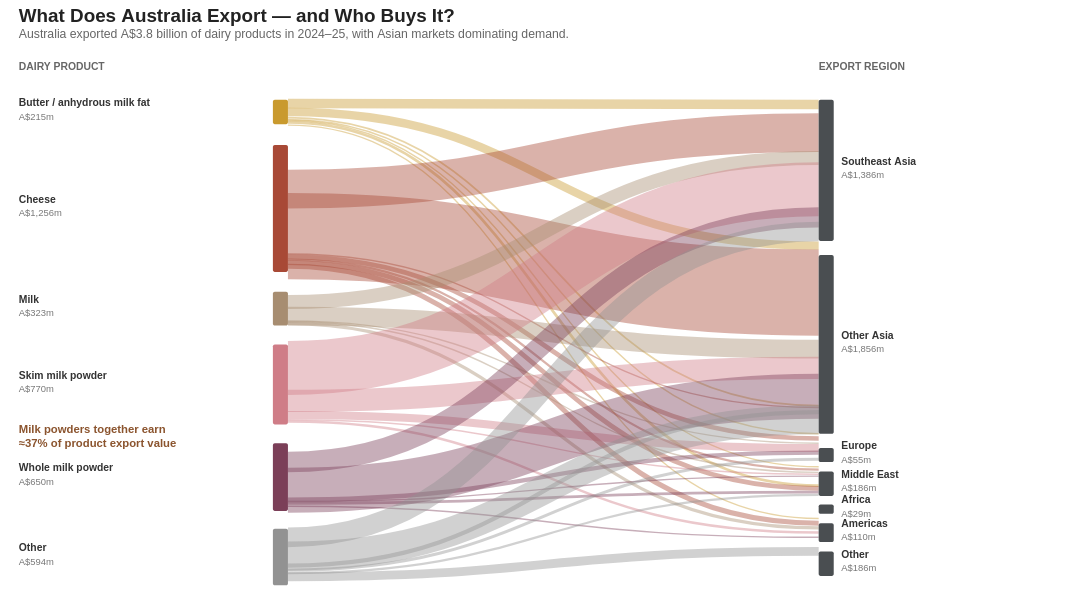

This figure's Vega-Lite source:
### Vega specification from a JSON file in a GitHub repository (floating-point values rounded to 4 significant figures)
{"$schema": "https://vega.github.io/schema/vega/v5.json", "width": 1120, "height": 536, "padding": {"top": 7, "left": 20, "right": 20, "bottom": 0}, "autosize": "pad", "title": {"text": "What Does Australia Export — and Who Buys It?", "subtitle": ["Australia exported A$3.8 billion of dairy products in 2024–25, with Asian markets dominating demand."], "anchor": "start", "frame": "group", "fontSize": 20, "fontWeight": "bold", "color": "#222222", "subtitleFontSize": 13, "subtitleColor": "#666666", "offset": 15}, "signals": [{"name": "nodeWidth", "value": 16}, {"name": "leftX", "value": 270}, {"name": "rightX", "value": 850}, {"name": "hoverConnection", "value": null, "on": [{"events": "mouseover[event.item && event.item.datum && event.item.mark.name && indexof(event.item.mark.name, 'linked_') === 0]", "update": "event.item.mark.name === 'linked_flows' ? {product: datum.product, region: datum.region} : indexof(event.item.mark.name, 'linked_products') === 0 ? {product: datum.name, region: null} : {product: null, region: datum.name}"}, {"events": "mouseout", "update": "null"}]}], "data": [{"name": "flows", "values": [{"product": "Butter / anhydrous milk fat", "region": "Southeast Asia", "value": 85, "sy": 24, "ty": 25}, {"product": "Butter / anhydrous milk fat", "region": "Other Asia", "value": 74, "sy": 33, "ty": 175}, {"product": "Butter / anhydrous milk fat", "region": "Europe", "value": 16, "sy": 39, "ty": 345}, {"product": "Butter / anhydrous milk fat", "region": "Middle East", "value": 5, "sy": 41, "ty": 375}, {"product": "Butter / anhydrous milk fat", "region": "Africa", "value": 4, "sy": 42, "ty": 410}, {"product": "Butter / anhydrous milk fat", "region": "Americas", "value": 24, "sy": 44, "ty": 430}, {"product": "Butter / anhydrous milk fat", "region": "Other", "value": 7, "sy": 47, "ty": 465}, {"product": "Cheese", "region": "Southeast Asia", "value": 344, "sy": 115, "ty": 55}, {"product": "Cheese", "region": "Other Asia", "value": 763, "sy": 165, "ty": 225}, {"product": "Cheese", "region": "Europe", "value": 1, "sy": 184, "ty": 347}, {"product": "Cheese", "region": "Middle East", "value": 41, "sy": 187, "ty": 380}, {"product": "Cheese", "region": "Africa", "value": 20, "sy": 190, "ty": 413}, {"product": "Cheese", "region": "Americas", "value": 42, "sy": 193, "ty": 433}, {"product": "Cheese", "region": "Other", "value": 45, "sy": 197, "ty": 470}, {"product": "Milk", "region": "Southeast Asia", "value": 124, "sy": 235, "ty": 82}, {"product": "Milk", "region": "Other Asia", "value": 166, "sy": 250, "ty": 285}, {"product": "Milk", "region": "Middle East", "value": 3, "sy": 255, "ty": 385}, {"product": "Milk", "region": "Africa", "value": 1, "sy": 256, "ty": 416}, {"product": "Milk", "region": "Other", "value": 29, "sy": 258, "ty": 475}, {"product": "Skim milk powder", "region": "Southeast Asia", "value": 478, "sy": 305, "ty": 115}, {"product": "Skim milk powder", "region": "Other Asia", "value": 197, "sy": 340, "ty": 305}, {"product": "Skim milk powder", "region": "Middle East", "value": 71, "sy": 355, "ty": 390}, {"product": "Skim milk powder", "region": "Africa", "value": 2, "sy": 360, "ty": 418}, {"product": "Skim milk powder", "region": "Other", "value": 22, "sy": 362, "ty": 480}, {"product": "Whole milk powder", "region": "Southeast Asia", "value": 181, "sy": 405, "ty": 145}, {"product": "Whole milk powder", "region": "Other Asia", "value": 399, "sy": 435, "ty": 335}, {"product": "Whole milk powder", "region": "Middle East", "value": 39, "sy": 445, "ty": 395}, {"product": "Whole milk powder", "region": "Africa", "value": 2, "sy": 447, "ty": 420}, {"product": "Whole milk powder", "region": "Americas", "value": 24, "sy": 449, "ty": 437}, {"product": "Whole milk powder", "region": "Other", "value": 5, "sy": 452, "ty": 485}, {"product": "Other", "region": "Southeast Asia", "value": 174, "sy": 485, "ty": 160}, {"product": "Other", "region": "Other Asia", "value": 257, "sy": 505, "ty": 360}, {"product": "Other", "region": "Europe", "value": 38, "sy": 515, "ty": 352}, {"product": "Other", "region": "Middle East", "value": 27, "sy": 520, "ty": 402}, {"product": "Other", "region": "Americas", "value": 20, "sy": 523, "ty": 440}, {"product": "Other", "region": "Other", "value": 78, "sy": 527, "ty": 500}], "transform": [{"type": "formula", "as": "strokeWidth", "expr": "max(1.5, datum.value * 0.12)"}, {"type": "formula", "as": "tooltipText", "expr": "datum.product + ' → ' + datum.region + ': A$' + format(datum.value, ',') + 'm'"}, {"type": "formula", "as": "connectionKey", "expr": "datum.product + '|' + datum.region"}]}, {"name": "products", "values": [{"name": "Butter / anhydrous milk fat", "value": 215, "y": 20, "h": 26}, {"name": "Cheese", "value": 1256, "y": 68, "h": 135}, {"name": "Milk", "value": 323, "y": 224, "h": 36}, {"name": "Skim milk powder", "value": 770, "y": 280, "h": 85}, {"name": "Whole milk powder", "value": 650, "y": 385, "h": 72}, {"name": "Other", "value": 594, "y": 476, "h": 60}], "transform": []}, {"name": "regions", "values": [{"name": "Southeast Asia", "value": 1386, "y": 20, "h": 150}, {"name": "Other Asia", "value": 1856, "y": 185, "h": 190}, {"name": "Europe", "value": 55, "y": 390, "h": 15}, {"name": "Middle East", "value": 186, "y": 415, "h": 26}, {"name": "Africa", "value": 29, "y": 450, "h": 10}, {"name": "Americas", "value": 110, "y": 470, "h": 20}, {"name": "Other", "value": 186, "y": 500, "h": 26}], "transform": []}], "scales": [{"name": "productColor", "type": "ordinal", "domain": ["Butter / anhydrous milk fat", "Cheese", "Milk", "Skim milk powder", "Whole milk powder", "Other"], "range": ["#C99A2E", "#A84936", "#A78D71", "#CF7D87", "#7B3F58", "#929292"]}], "marks": [{"type": "text", "encode": {"enter": {"x": {"value": 0}, "y": {"value": -12}, "text": {"value": "DAIRY PRODUCT"}, "align": {"value": "left"}, "fontSize": {"value": 11}, "fontWeight": {"value": "bold"}, "fill": {"value": "#666666"}}}}, {"type": "text", "encode": {"enter": {"x": {"signal": "rightX"}, "y": {"value": -12}, "text": {"value": "EXPORT REGION"}, "align": {"value": "left"}, "fontSize": {"value": 11}, "fontWeight": {"value": "bold"}, "fill": {"value": "#666666"}}}}, {"type": "path", "from": {"data": "flows"}, "encode": {"enter": {"stroke": {"scale": "productColor", "field": "product"}, "strokeWidth": {"field": "strokeWidth"}, "tooltip": {"field": "tooltipText"}}, "update": {"path": {"signal": "'M' + (leftX + nodeWidth) + ',' + datum.sy + ' C' + ((leftX + rightX) / 2) + ',' + datum.sy + ' ' + ((leftX + rightX) / 2) + ',' + datum.ty + ' ' + rightX + ',' + datum.ty"}, "strokeOpacity": {"signal": "hoverConnection === null ? 0.42 : (hoverConnection.product === null || datum.product === hoverConnection.product) && (hoverConnection.region === null || datum.region === hoverConnection.region) ? 0.95 : 0.06"}}}, "name": "linked_flows"}, {"type": "rect", "from": {"data": "products"}, "encode": {"enter": {"x": {"signal": "leftX"}, "x2": {"signal": "leftX + nodeWidth"}, "y": {"field": "y"}, "height": {"field": "h"}, "fill": {"scale": "productColor", "field": "name"}, "cornerRadius": {"value": 2}, "tooltip": {"signal": "datum.name + ': A$' + format(datum.value, ',') + 'm'"}}, "update": {"opacity": {"signal": "hoverConnection === null || (hoverConnection.product !== null ? datum.name === hoverConnection.product : indata('flows', 'connectionKey', datum.name + '|' + hoverConnection.region)) ? 1 : 0.25"}}}, "name": "linked_products_3"}, {"type": "text", "from": {"data": "products"}, "encode": {"enter": {"x": {"value": 0}, "y": {"field": "y"}, "dy": {"signal": "datum.h / 2 - 6"}, "text": {"field": "name"}, "align": {"value": "left"}, "fontSize": {"value": 11}, "fontWeight": {"value": "bold"}, "fill": {"value": "#333333"}, "tooltip": {"signal": "datum.name + ': A$' + format(datum.value, ',') + 'm'"}}, "update": {"opacity": {"signal": "hoverConnection === null || (hoverConnection.product !== null ? datum.name === hoverConnection.product : indata('flows', 'connectionKey', datum.name + '|' + hoverConnection.region)) ? 1 : 0.25"}}}, "name": "linked_products_4"}, {"type": "text", "from": {"data": "products"}, "encode": {"enter": {"x": {"value": 0}, "y": {"field": "y"}, "dy": {"signal": "datum.h / 2 + 8"}, "text": {"signal": "'A$' + format(datum.value, ',') + 'm'"}, "align": {"value": "left"}, "fontSize": {"value": 10}, "fill": {"value": "#777777"}, "tooltip": {"signal": "datum.name + ': A$' + format(datum.value, ',') + 'm'"}}, "update": {"opacity": {"signal": "hoverConnection === null || (hoverConnection.product !== null ? datum.name === hoverConnection.product : indata('flows', 'connectionKey', datum.name + '|' + hoverConnection.region)) ? 1 : 0.25"}}}, "name": "linked_products_5"}, {"type": "rect", "from": {"data": "regions"}, "encode": {"enter": {"x": {"signal": "rightX"}, "x2": {"signal": "rightX + nodeWidth"}, "y": {"field": "y"}, "height": {"field": "h"}, "fill": {"value": "#4A4E51"}, "cornerRadius": {"value": 2}, "tooltip": {"signal": "datum.name + ': A$' + format(datum.value, ',') + 'm'"}}, "update": {"opacity": {"signal": "hoverConnection === null || (hoverConnection.region !== null ? datum.name === hoverConnection.region : indata('flows', 'connectionKey', hoverConnection.product + '|' + datum.name)) ? 1 : 0.25"}}}, "name": "linked_regions_6"}, {"type": "text", "from": {"data": "regions"}, "encode": {"enter": {"x": {"signal": "rightX + nodeWidth + 8"}, "y": {"field": "y"}, "dy": {"signal": "datum.h / 2 - 6"}, "text": {"field": "name"}, "align": {"value": "left"}, "fontSize": {"value": 11}, "fontWeight": {"value": "bold"}, "fill": {"value": "#333333"}, "tooltip": {"signal": "datum.name + ': A$' + format(datum.value, ',') + 'm'"}}, "update": {"opacity": {"signal": "hoverConnection === null || (hoverConnection.region !== null ? datum.name === hoverConnection.region : indata('flows', 'connectionKey', hoverConnection.product + '|' + datum.name)) ? 1 : 0.25"}}}, "name": "linked_regions_7"}, {"type": "text", "from": {"data": "regions"}, "encode": {"enter": {"x": {"signal": "rightX + nodeWidth + 8"}, "y": {"field": "y"}, "dy": {"signal": "datum.h / 2 + 8"}, "text": {"signal": "'A$' + format(datum.value, ',') + 'm'"}, "align": {"value": "left"}, "fontSize": {"value": 10}, "fill": {"value": "#777777"}, "tooltip": {"signal": "datum.name + ': A$' + format(datum.value, ',') + 'm'"}}, "update": {"opacity": {"signal": "hoverConnection === null || (hoverConnection.region !== null ? datum.name === hoverConnection.region : indata('flows', 'connectionKey', hoverConnection.product + '|' + datum.name)) ? 1 : 0.25"}}}, "name": "linked_regions_8"}, {"name": "powder_comparison", "type": "text", "interactive": false, "encode": {"enter": {"x": {"value": 0}, "y": {"value": 365}, "text": {"value": ["Milk powders together earn", "≈37% of product export value"]}, "align": {"value": "left"}, "baseline": {"value": "top"}, "fontSize": {"value": 12}, "lineHeight": {"value": 15}, "fontWeight": {"value": "bold"}, "fill": {"value": "#8B542E"}}}}], "config": {"background": "white"}}
